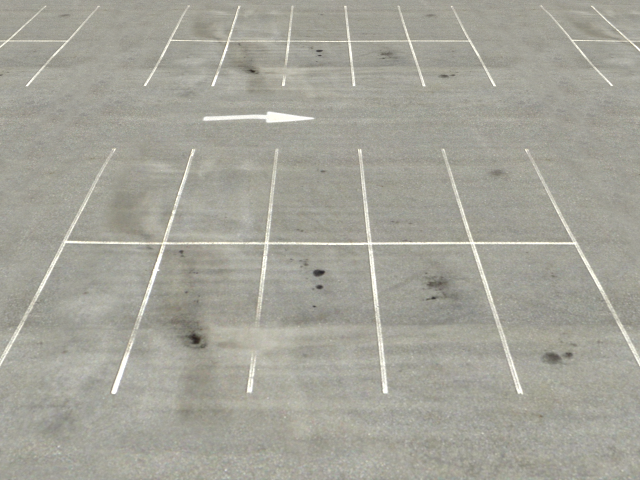
#> input picture Afbeeldingen/Test/parking.png, 640 x 480 px, found by its file name
$ python ImageEdges.py   (Python 2 division)
#> lines starting #> are read from the running program, lines starting #| are printed output that depends on the picture; after the words box and inside, x2 and y2 are one past the last pixel; in counts of white or black regions, pixels touching at a corner belong together
import cv2
import numpy as np
import matplotlib
from matplotlib.pyplot import imshow
from matplotlib import pyplot as plt

img = cv2.imread('../../../../parking.png')
#> img is the input picture: shape (480, 640, 3); mean B, G, R 153.2, 163.3, 164.3
gray = cv2.cvtColor(img,cv2.COLOR_BGR2GRAY)

kernel_size = 5
blur_gray = cv2.GaussianBlur(gray,(kernel_size, kernel_size),0)

low_threshold = 50
high_threshold = 150
edges = cv2.Canny(blur_gray, low_threshold, high_threshold)
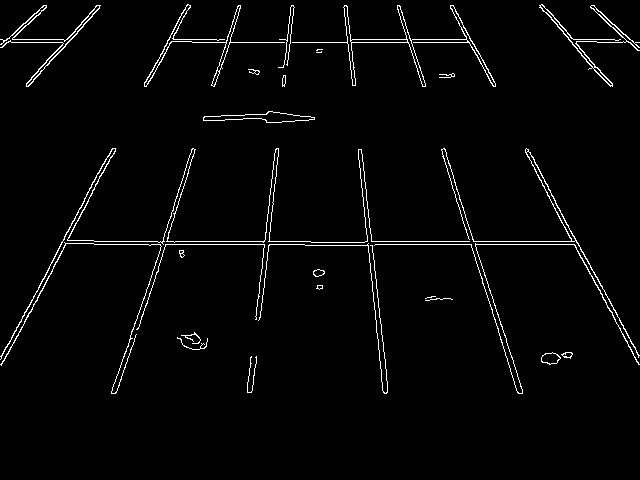
#> edges: shape (480, 640); 2.5% white in thin lines or dots, all inside (x1, y1, x2, y2) = (0, 4, 640, 394)

rho = 1  # distance resolution in pixels of the Hough grid
theta = np.pi / 180  # angular resolution in radians of the Hough grid
threshold = 15  # minimum number of votes (intersections in Hough grid cell)
min_line_length = 50  # minimum number of pixels making up a line
max_line_gap = 20  # maximum gap in pixels between connectable line segments
line_image = np.copy(img) * 0  # creating a blank to draw lines on
#> line_image: shape (480, 640, 3); every value is 0

# Run Hough on edge detected image
# Output "lines" is an array containing endpoints of detected line segments
lines = cv2.HoughLinesP(edges, rho, theta, threshold, np.array([]),
                    min_line_length, max_line_gap)
#> lines = 68 rows, first 6: [367, 244, 578, 244], [167, 42, 472, 42], [347, 39, 470, 39], [358, 153, 383, 392], [94, 241, 310, 241], [0, 359, 112, 148]

for line in lines:
    for x1,y1,x2,y2 in line:
		cv2.line(line_image,(x1,y1),(x2,y2),(255,0,0),5)
#> this loop made 68 passes
#> line on passes 1 to 12: [[367, 244, 578, 244]], [[167, 42, 472, 42]], [[347, 39, 470, 39]], [[358, 153, 383, 392]], [[94, 241, 310, 241]], [[0, 359, 112, 148]], [[124, 356, 192, 148]], [[600, 290, 638, 364]], [[311, 242, 408, 241]], [[157, 62, 187, 4]], [[444, 148, 522, 390]], [[583, 252, 638, 355]]
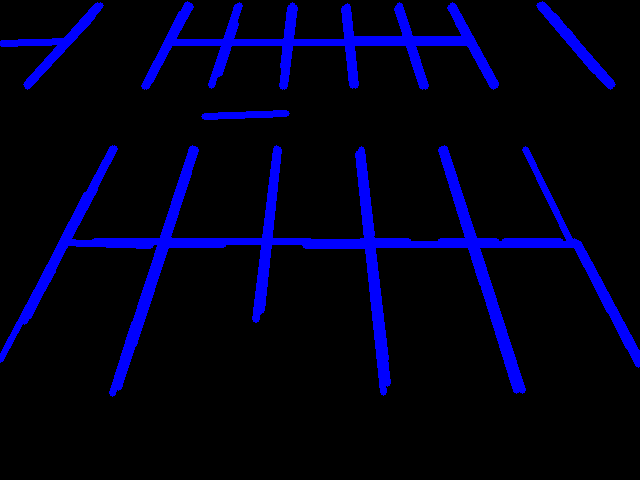
#> line_image: shape (480, 640, 3); mean B, G, R 24.7, 0, 0

# Draw the lines on the  image
lines_edges = cv2.addWeighted(img, 0.8, line_image, 1, 0)
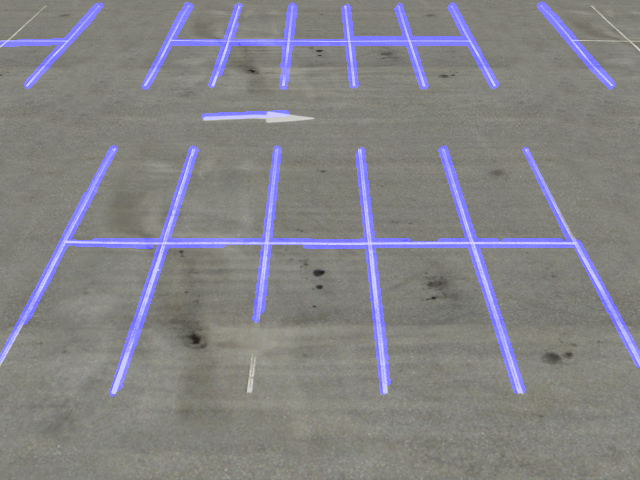
#> lines_edges: shape (480, 640, 3); mean B, G, R 134.1, 130.6, 131.5

cv2.imshow('frame',lines_edges)

cv2.waitKey(0)
cv2.destroyAllWindows()
